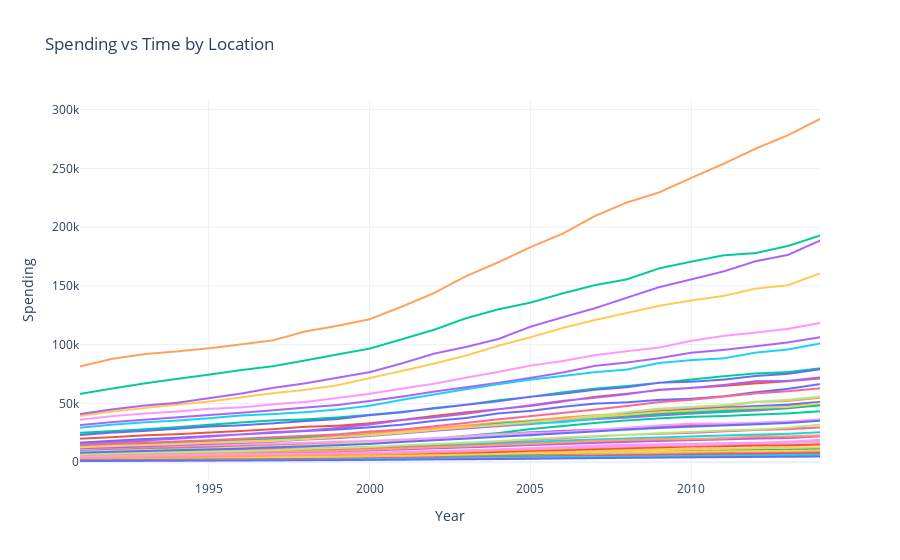

This figure's notebook cell:
### Code cell
states = df_melted[df_melted['Location'] != 'United States']


fig = px.line(states, x="Year", y="Spending", color="Location",
              title="Spending vs Time by Location",
              labels={"Year": "Year", "spending": "Spending", "Location": "Location"},
              template="plotly_white")

fig.update_layout(showlegend=False)

fig.show()

### Figure 1 — Plotly figure (JSON) as saved in the notebook; plotly's stock layout.template omitted (floating-point values rounded to 4 significant figures)
{"data": [{"hovertemplate": "Location=Alabama<br>Year=%{x}<br>Spending=%{y}<extra></extra>", "legendgroup": "Alabama", "line": {"color": "#636efa", "dash": "solid"}, "marker": {"symbol": "circle"}, "mode": "lines", "name": "Alabama", "showlegend": true, "type": "scattergl", "x": [1991, 1992, 1993, 1994, 1995, 1996, 1997, 1998, 1999, 2000, 2001, 2002, 2003, 2004, 2005, 2006, 2007, 2008, 2009, 2010, 2011, 2012, 2013, 2014], "xaxis": "x", "y": [10393, 11284, 12028, 12742, 13590, 14450, 15462, 15860, 16451, 17504, 18619, 20209, 22491, 23797, 25338, 26638, 27700, 28765, 30095, 30728, 31398, 32848, 33788, 35263], "yaxis": "y"}, {"hovertemplate": "Location=Alaska<br>Year=%{x}<br>Spending=%{y}<extra></extra>", "legendgroup": "Alaska", "line": {"color": "#EF553B", "dash": "solid"}, "marker": {"symbol": "circle"}, "mode": "lines", "name": "Alaska", "showlegend": true, "type": "scattergl", "x": [1991, 1992, 1993, 1994, 1995, 1996, 1997, 1998, 1999, 2000, 2001, 2002, 2003, 2004, 2005, 2006, 2007, 2008, 2009, 2010, 2011, 2012, 2013, 2014], "xaxis": "x", "y": [1458, 1558, 1661, 1728, 1879, 2076, 2240, 2386, 2569, 2867, 3276, 3642, 3955, 4256, 4765, 5048, 5426, 5807, 6112, 6519, 6928, 7406, 7684, 8151], "yaxis": "y"}, {"hovertemplate": "Location=Arizona<br>Year=%{x}<br>Spending=%{y}<extra></extra>", "legendgroup": "Arizona", "line": {"color": "#00cc96", "dash": "solid"}, "marker": {"symbol": "circle"}, "mode": "lines", "name": "Arizona", "showlegend": true, "type": "scattergl", "x": [1991, 1992, 1993, 1994, 1995, 1996, 1997, 1998, 1999, 2000, 2001, 2002, 2003, 2004, 2005, 2006, 2007, 2008, 2009, 2010, 2011, 2012, 2013, 2014], "xaxis": "x", "y": [9269, 9815, 10655, 11364, 12042, 12850, 13418, 14465, 15550, 16646, 18129, 20390, 22464, 24795, 28190, 30766, 33366, 35547, 37258, 38620, 39295, 40495, 41481, 43356], "yaxis": "y"}, {"hovertemplate": "Location=Arkansas<br>Year=%{x}<br>Spending=%{y}<extra></extra>", "legendgroup": "Arkansas", "line": {"color": "#ab63fa", "dash": "solid"}, "marker": {"symbol": "circle"}, "mode": "lines", "name": "Arkansas", "showlegend": true, "type": "scattergl", "x": [1991, 1992, 1993, 1994, 1995, 1996, 1997, 1998, 1999, 2000, 2001, 2002, 2003, 2004, 2005, 2006, 2007, 2008, 2009, 2010, 2011, 2012, 2013, 2014], "xaxis": "x", "y": [5632, 6022, 6397, 6810, 7343, 7817, 8393, 8814, 9407, 10009, 10846, 11797, 12578, 13470, 14611, 15431, 16426, 17246, 18071, 18735, 19356, 20076, 20500, 21980], "yaxis": "y"}, {"hovertemplate": "Location=California<br>Year=%{x}<br>Spending=%{y}<extra></extra>", "legendgroup": "California", "line": {"color": "#FFA15A", "dash": "solid"}, "marker": {"symbol": "circle"}, "mode": "lines", "name": "California", "showlegend": true, "type": "scattergl", "x": [1991, 1992, 1993, 1994, 1995, 1996, 1997, 1998, 1999, 2000, 2001, 2002, 2003, 2004, 2005, 2006, 2007, 2008, 2009, 2010, 2011, 2012, 2013, 2014], "xaxis": "x", "y": [81438, 87949, 91963, 94245, 96870, 100215, 103681, 111224, 116036, 121604, 132336, 143875, 158268, 170083, 182958, 194413, 209397, 221013, 229541, 241916, 253844, 266767, 278168, 291989], "yaxis": "y"}, {"hovertemplate": "Location=Colorado<br>Year=%{x}<br>Spending=%{y}<extra></extra>", "legendgroup": "Colorado", "line": {"color": "#19d3f3", "dash": "solid"}, "marker": {"symbol": "circle"}, "mode": "lines", "name": "Colorado", "showlegend": true, "type": "scattergl", "x": [1991, 1992, 1993, 1994, 1995, 1996, 1997, 1998, 1999, 2000, 2001, 2002, 2003, 2004, 2005, 2006, 2007, 2008, 2009, 2010, 2011, 2012, 2013, 2014], "xaxis": "x", "y": [8460, 9215, 9803, 10382, 11153, 11863, 12572, 13790, 14764, 16307, 17669, 19123, 20690, 22103, 22867, 24849, 26525, 27797, 29246, 30187, 31372, 32726, 34090, 36398], "yaxis": "y"}, {"hovertemplate": "Location=Connecticut<br>Year=%{x}<br>Spending=%{y}<extra></extra>", "legendgroup": "Connecticut", "line": {"color": "#FF6692", "dash": "solid"}, "marker": {"symbol": "circle"}, "mode": "lines", "name": "Connecticut", "showlegend": true, "type": "scattergl", "x": [1991, 1992, 1993, 1994, 1995, 1996, 1997, 1998, 1999, 2000, 2001, 2002, 2003, 2004, 2005, 2006, 2007, 2008, 2009, 2010, 2011, 2012, 2013, 2014], "xaxis": "x", "y": [10950, 11635, 12081, 12772, 13649, 14139, 14948, 15944, 16785, 17691, 19087, 20558, 21695, 23560, 24538, 25997, 27488, 29141, 31132, 31727, 32129, 33421, 34223, 35413], "yaxis": "y"}, {"hovertemplate": "Location=Delaware<br>Year=%{x}<br>Spending=%{y}<extra></extra>", "legendgroup": "Delaware", "line": {"color": "#B6E880", "dash": "solid"}, "marker": {"symbol": "circle"}, "mode": "lines", "name": "Delaware", "showlegend": true, "type": "scattergl", "x": [1991, 1992, 1993, 1994, 1995, 1996, 1997, 1998, 1999, 2000, 2001, 2002, 2003, 2004, 2005, 2006, 2007, 2008, 2009, 2010, 2011, 2012, 2013, 2014], "xaxis": "x", "y": [1938, 2111, 2285, 2489, 2655, 2772, 3026, 3207, 3539, 3760, 4051, 4462, 5042, 5498, 5899, 6285, 6735, 7191, 7495, 7938, 8365, 8650, 9038, 9587], "yaxis": "y"}, {"hovertemplate": "Location=District of Columbia<br>Year=%{x}<br>Spending=%{y}<extra></extra>", "legendgroup": "District of Columbia", "line": {"color": "#FF97FF", "dash": "solid"}, "marker": {"symbol": "circle"}, "mode": "lines", "name": "District of Columbia", "showlegend": true, "type": "scattergl", "x": [1991, 1992, 1993, 1994, 1995, 1996, 1997, 1998, 1999, 2000, 2001, 2002, 2003, 2004, 2005, 2006, 2007, 2008, 2009, 2010, 2011, 2012, 2013, 2014], "xaxis": "x", "y": [2800, 3098, 3240, 3255, 3285, 3362, 3374, 3461, 3578, 3611, 3828, 4118, 4355, 4766, 4971, 5138, 5492, 5779, 6182, 6582, 7000, 7130, 7443, 7871], "yaxis": "y"}, {"hovertemplate": "Location=Florida<br>Year=%{x}<br>Spending=%{y}<extra></extra>", "legendgroup": "Florida", "line": {"color": "#FECB52", "dash": "solid"}, "marker": {"symbol": "circle"}, "mode": "lines", "name": "Florida", "showlegend": true, "type": "scattergl", "x": [1991, 1992, 1993, 1994, 1995, 1996, 1997, 1998, 1999, 2000, 2001, 2002, 2003, 2004, 2005, 2006, 2007, 2008, 2009, 2010, 2011, 2012, 2013, 2014], "xaxis": "x", "y": [39430, 43041, 46123, 48886, 51568, 55090, 58706, 61558, 65516, 71581, 77621, 83895, 90733, 99100, 106293, 114162, 120960, 126977, 133067, 137609, 141462, 147685, 150547, 160624], "yaxis": "y"}, {"hovertemplate": "Location=Georgia<br>Year=%{x}<br>Spending=%{y}<extra></extra>", "legendgroup": "Georgia", "line": {"color": "#636efa", "dash": "solid"}, "marker": {"symbol": "circle"}, "mode": "lines", "name": "Georgia", "showlegend": true, "type": "scattergl", "x": [1991, 1992, 1993, 1994, 1995, 1996, 1997, 1998, 1999, 2000, 2001, 2002, 2003, 2004, 2005, 2006, 2007, 2008, 2009, 2010, 2011, 2012, 2013, 2014], "xaxis": "x", "y": [16612, 18207, 19722, 20784, 22276, 23622, 24976, 26480, 27814, 29664, 31886, 35179, 37579, 41499, 43655, 47131, 49827, 50930, 53035, 53950, 56053, 59575, 62399, 66447], "yaxis": "y"}, {"hovertemplate": "Location=Hawaii<br>Year=%{x}<br>Spending=%{y}<extra></extra>", "legendgroup": "Hawaii", "line": {"color": "#EF553B", "dash": "solid"}, "marker": {"symbol": "circle"}, "mode": "lines", "name": "Hawaii", "showlegend": true, "type": "scattergl", "x": [1991, 1992, 1993, 1994, 1995, 1996, 1997, 1998, 1999, 2000, 2001, 2002, 2003, 2004, 2005, 2006, 2007, 2008, 2009, 2010, 2011, 2012, 2013, 2014], "xaxis": "x", "y": [2959, 3163, 3439, 3710, 3972, 4246, 4263, 4446, 4570, 4712, 5031, 5463, 5943, 6391, 6967, 7275, 8023, 8503, 8810, 8860, 8993, 9469, 9781, 10338], "yaxis": "y"}, {"hovertemplate": "Location=Idaho<br>Year=%{x}<br>Spending=%{y}<extra></extra>", "legendgroup": "Idaho", "line": {"color": "#00cc96", "dash": "solid"}, "marker": {"symbol": "circle"}, "mode": "lines", "name": "Idaho", "showlegend": true, "type": "scattergl", "x": [1991, 1992, 1993, 1994, 1995, 1996, 1997, 1998, 1999, 2000, 2001, 2002, 2003, 2004, 2005, 2006, 2007, 2008, 2009, 2010, 2011, 2012, 2013, 2014], "xaxis": "x", "y": [2213, 2415, 2608, 2762, 3005, 3260, 3509, 3781, 4052, 4410, 4820, 5372, 5798, 6252, 6854, 7426, 7990, 8377, 8861, 9424, 9718, 10182, 10627, 11315], "yaxis": "y"}, {"hovertemplate": "Location=Illinois<br>Year=%{x}<br>Spending=%{y}<extra></extra>", "legendgroup": "Illinois", "line": {"color": "#ab63fa", "dash": "solid"}, "marker": {"symbol": "circle"}, "mode": "lines", "name": "Illinois", "showlegend": true, "type": "scattergl", "x": [1991, 1992, 1993, 1994, 1995, 1996, 1997, 1998, 1999, 2000, 2001, 2002, 2003, 2004, 2005, 2006, 2007, 2008, 2009, 2010, 2011, 2012, 2013, 2014], "xaxis": "x", "y": [31577, 34119, 36158, 38139, 40104, 42069, 44152, 46490, 48640, 52067, 55765, 60058, 63790, 67505, 71747, 76296, 81934, 84809, 88515, 93140, 95542, 98651, 101891, 106306], "yaxis": "y"}, {"hovertemplate": "Location=Indiana<br>Year=%{x}<br>Spending=%{y}<extra></extra>", "legendgroup": "Indiana", "line": {"color": "#FFA15A", "dash": "solid"}, "marker": {"symbol": "circle"}, "mode": "lines", "name": "Indiana", "showlegend": true, "type": "scattergl", "x": [1991, 1992, 1993, 1994, 1995, 1996, 1997, 1998, 1999, 2000, 2001, 2002, 2003, 2004, 2005, 2006, 2007, 2008, 2009, 2010, 2011, 2012, 2013, 2014], "xaxis": "x", "y": [14272, 15552, 16754, 17425, 18302, 18747, 20220, 21574, 22993, 24524, 26618, 28700, 31157, 33705, 35391, 37908, 40055, 41200, 43867, 45352, 47476, 51306, 52046, 54741], "yaxis": "y"}, {"hovertemplate": "Location=Iowa<br>Year=%{x}<br>Spending=%{y}<extra></extra>", "legendgroup": "Iowa", "line": {"color": "#19d3f3", "dash": "solid"}, "marker": {"symbol": "circle"}, "mode": "lines", "name": "Iowa", "showlegend": true, "type": "scattergl", "x": [1991, 1992, 1993, 1994, 1995, 1996, 1997, 1998, 1999, 2000, 2001, 2002, 2003, 2004, 2005, 2006, 2007, 2008, 2009, 2010, 2011, 2012, 2013, 2014], "xaxis": "x", "y": [7248, 7704, 8132, 8619, 9085, 9667, 10183, 11057, 11740, 12459, 13411, 14215, 15331, 16203, 17241, 18411, 19327, 20184, 21067, 21895, 22733, 23528, 24135, 25487], "yaxis": "y"}, {"hovertemplate": "Location=Kansas<br>Year=%{x}<br>Spending=%{y}<extra></extra>", "legendgroup": "Kansas", "line": {"color": "#FF6692", "dash": "solid"}, "marker": {"symbol": "circle"}, "mode": "lines", "name": "Kansas", "showlegend": true, "type": "scattergl", "x": [1991, 1992, 1993, 1994, 1995, 1996, 1997, 1998, 1999, 2000, 2001, 2002, 2003, 2004, 2005, 2006, 2007, 2008, 2009, 2010, 2011, 2012, 2013, 2014], "xaxis": "x", "y": [6529, 7001, 7344, 7829, 8367, 8867, 9428, 10071, 10723, 11441, 12312, 13167, 14021, 15008, 15885, 16689, 17684, 18502, 19161, 19605, 20522, 21573, 21490, 22183], "yaxis": "y"}, {"hovertemplate": "Location=Kentucky<br>Year=%{x}<br>Spending=%{y}<extra></extra>", "legendgroup": "Kentucky", "line": {"color": "#B6E880", "dash": "solid"}, "marker": {"symbol": "circle"}, "mode": "lines", "name": "Kentucky", "showlegend": true, "type": "scattergl", "x": [1991, 1992, 1993, 1994, 1995, 1996, 1997, 1998, 1999, 2000, 2001, 2002, 2003, 2004, 2005, 2006, 2007, 2008, 2009, 2010, 2011, 2012, 2013, 2014], "xaxis": "x", "y": [8877, 9697, 10280, 10768, 11618, 12473, 13533, 14337, 15409, 16891, 18198, 19746, 20941, 22410, 23709, 25217, 26396, 27282, 28917, 29995, 31206, 31960, 33194, 35323], "yaxis": "y"}, {"hovertemplate": "Location=Louisiana<br>Year=%{x}<br>Spending=%{y}<extra></extra>", "legendgroup": "Louisiana", "line": {"color": "#FF97FF", "dash": "solid"}, "marker": {"symbol": "circle"}, "mode": "lines", "name": "Louisiana", "showlegend": true, "type": "scattergl", "x": [1991, 1992, 1993, 1994, 1995, 1996, 1997, 1998, 1999, 2000, 2001, 2002, 2003, 2004, 2005, 2006, 2007, 2008, 2009, 2010, 2011, 2012, 2013, 2014], "xaxis": "x", "y": [11259, 12286, 13170, 13926, 14578, 15125, 15920, 16532, 17437, 18101, 19207, 20513, 22229, 23953, 24866, 25573, 27532, 29353, 31253, 32848, 32765, 33618, 34639, 36324], "yaxis": "y"}, {"hovertemplate": "Location=Maine<br>Year=%{x}<br>Spending=%{y}<extra></extra>", "legendgroup": "Maine", "line": {"color": "#FECB52", "dash": "solid"}, "marker": {"symbol": "circle"}, "mode": "lines", "name": "Maine", "showlegend": true, "type": "scattergl", "x": [1991, 1992, 1993, 1994, 1995, 1996, 1997, 1998, 1999, 2000, 2001, 2002, 2003, 2004, 2005, 2006, 2007, 2008, 2009, 2010, 2011, 2012, 2013, 2014], "xaxis": "x", "y": [3152, 3326, 3567, 3719, 4052, 4395, 4752, 5151, 5604, 6021, 6595, 7231, 7952, 8644, 9233, 9760, 10243, 10725, 11114, 11338, 11720, 11961, 12139, 12684], "yaxis": "y"}, {"hovertemplate": "Location=Maryland<br>Year=%{x}<br>Spending=%{y}<extra></extra>", "legendgroup": "Maryland", "line": {"color": "#636efa", "dash": "solid"}, "marker": {"symbol": "circle"}, "mode": "lines", "name": "Maryland", "showlegend": true, "type": "scattergl", "x": [1991, 1992, 1993, 1994, 1995, 1996, 1997, 1998, 1999, 2000, 2001, 2002, 2003, 2004, 2005, 2006, 2007, 2008, 2009, 2010, 2011, 2012, 2013, 2014], "xaxis": "x", "y": [13560, 14531, 15528, 16540, 17273, 18231, 19093, 19538, 20986, 22511, 24744, 27120, 29572, 31821, 33911, 36747, 39047, 40931, 43019, 44847, 46381, 47792, 48929, 51330], "yaxis": "y"}, {"hovertemplate": "Location=Massachusetts<br>Year=%{x}<br>Spending=%{y}<extra></extra>", "legendgroup": "Massachusetts", "line": {"color": "#EF553B", "dash": "solid"}, "marker": {"symbol": "circle"}, "mode": "lines", "name": "Massachusetts", "showlegend": true, "type": "scattergl", "x": [1991, 1992, 1993, 1994, 1995, 1996, 1997, 1998, 1999, 2000, 2001, 2002, 2003, 2004, 2005, 2006, 2007, 2008, 2009, 2010, 2011, 2012, 2013, 2014], "xaxis": "x", "y": [20015, 21268, 22863, 23792, 25226, 26553, 28098, 30165, 31012, 33080, 36008, 39320, 42429, 45069, 47920, 51637, 55554, 58260, 61376, 63153, 64915, 67055, 68899, 71274], "yaxis": "y"}, {"hovertemplate": "Location=Michigan<br>Year=%{x}<br>Spending=%{y}<extra></extra>", "legendgroup": "Michigan", "line": {"color": "#00cc96", "dash": "solid"}, "marker": {"symbol": "circle"}, "mode": "lines", "name": "Michigan", "showlegend": true, "type": "scattergl", "x": [1991, 1992, 1993, 1994, 1995, 1996, 1997, 1998, 1999, 2000, 2001, 2002, 2003, 2004, 2005, 2006, 2007, 2008, 2009, 2010, 2011, 2012, 2013, 2014], "xaxis": "x", "y": [25038, 26437, 28022, 29729, 31842, 33797, 35562, 36417, 38058, 40287, 42827, 45585, 48870, 52684, 55564, 59457, 62551, 64824, 67489, 70336, 73143, 75507, 76672, 79874], "yaxis": "y"}, {"hovertemplate": "Location=Minnesota<br>Year=%{x}<br>Spending=%{y}<extra></extra>", "legendgroup": "Minnesota", "line": {"color": "#ab63fa", "dash": "solid"}, "marker": {"symbol": "circle"}, "mode": "lines", "name": "Minnesota", "showlegend": true, "type": "scattergl", "x": [1991, 1992, 1993, 1994, 1995, 1996, 1997, 1998, 1999, 2000, 2001, 2002, 2003, 2004, 2005, 2006, 2007, 2008, 2009, 2010, 2011, 2012, 2013, 2014], "xaxis": "x", "y": [11981, 12598, 13458, 14555, 15634, 16559, 17639, 19292, 20475, 22320, 24408, 26695, 28765, 30654, 32417, 34407, 36648, 37934, 39720, 41333, 42618, 43997, 45865, 48377], "yaxis": "y"}, {"hovertemplate": "Location=Mississippi<br>Year=%{x}<br>Spending=%{y}<extra></extra>", "legendgroup": "Mississippi", "line": {"color": "#FFA15A", "dash": "solid"}, "marker": {"symbol": "circle"}, "mode": "lines", "name": "Mississippi", "showlegend": true, "type": "scattergl", "x": [1991, 1992, 1993, 1994, 1995, 1996, 1997, 1998, 1999, 2000, 2001, 2002, 2003, 2004, 2005, 2006, 2007, 2008, 2009, 2010, 2011, 2012, 2013, 2014], "xaxis": "x", "y": [5650, 6060, 6570, 7077, 7761, 8339, 8947, 9334, 9714, 10618, 11660, 12621, 13505, 14708, 15653, 16826, 18083, 18931, 19572, 19729, 20351, 21995, 22017, 22879], "yaxis": "y"}, {"hovertemplate": "Location=Missouri<br>Year=%{x}<br>Spending=%{y}<extra></extra>", "legendgroup": "Missouri", "line": {"color": "#19d3f3", "dash": "solid"}, "marker": {"symbol": "circle"}, "mode": "lines", "name": "Missouri", "showlegend": true, "type": "scattergl", "x": [1991, 1992, 1993, 1994, 1995, 1996, 1997, 1998, 1999, 2000, 2001, 2002, 2003, 2004, 2005, 2006, 2007, 2008, 2009, 2010, 2011, 2012, 2013, 2014], "xaxis": "x", "y": [13012, 14242, 15186, 16307, 17099, 18154, 19263, 20574, 21727, 23420, 25201, 27551, 29647, 31341, 32853, 33959, 37229, 39643, 41141, 42659, 44726, 46743, 47499, 49137], "yaxis": "y"}, {"hovertemplate": "Location=Montana<br>Year=%{x}<br>Spending=%{y}<extra></extra>", "legendgroup": "Montana", "line": {"color": "#FF6692", "dash": "solid"}, "marker": {"symbol": "circle"}, "mode": "lines", "name": "Montana", "showlegend": true, "type": "scattergl", "x": [1991, 1992, 1993, 1994, 1995, 1996, 1997, 1998, 1999, 2000, 2001, 2002, 2003, 2004, 2005, 2006, 2007, 2008, 2009, 2010, 2011, 2012, 2013, 2014], "xaxis": "x", "y": [1907, 2071, 2187, 2286, 2498, 2577, 2809, 2989, 3224, 3487, 3816, 4069, 4409, 4706, 5107, 5472, 5868, 6223, 6594, 6968, 7285, 7685, 8108, 8409], "yaxis": "y"}, {"hovertemplate": "Location=Nebraska<br>Year=%{x}<br>Spending=%{y}<extra></extra>", "legendgroup": "Nebraska", "line": {"color": "#B6E880", "dash": "solid"}, "marker": {"symbol": "circle"}, "mode": "lines", "name": "Nebraska", "showlegend": true, "type": "scattergl", "x": [1991, 1992, 1993, 1994, 1995, 1996, 1997, 1998, 1999, 2000, 2001, 2002, 2003, 2004, 2005, 2006, 2007, 2008, 2009, 2010, 2011, 2012, 2013, 2014], "xaxis": "x", "y": [3790, 4113, 4352, 4630, 4901, 5325, 5621, 6026, 6461, 7101, 7846, 8422, 9080, 9789, 10491, 11300, 11883, 12540, 13038, 13769, 14213, 14808, 15197, 15823], "yaxis": "y"}, {"hovertemplate": "Location=Nevada<br>Year=%{x}<br>Spending=%{y}<extra></extra>", "legendgroup": "Nevada", "line": {"color": "#FF97FF", "dash": "solid"}, "marker": {"symbol": "circle"}, "mode": "lines", "name": "Nevada", "showlegend": true, "type": "scattergl", "x": [1991, 1992, 1993, 1994, 1995, 1996, 1997, 1998, 1999, 2000, 2001, 2002, 2003, 2004, 2005, 2006, 2007, 2008, 2009, 2010, 2011, 2012, 2013, 2014], "xaxis": "x", "y": [3086, 3464, 3696, 4102, 4404, 4769, 5211, 5694, 6249, 6961, 7800, 8899, 9891, 11029, 11995, 12991, 14123, 14907, 15302, 15652, 16198, 16588, 17485, 19020], "yaxis": "y"}, {"hovertemplate": "Location=New Hampshire<br>Year=%{x}<br>Spending=%{y}<extra></extra>", "legendgroup": "New Hampshire", "line": {"color": "#FECB52", "dash": "solid"}, "marker": {"symbol": "circle"}, "mode": "lines", "name": "New Hampshire", "showlegend": true, "type": "scattergl", "x": [1991, 1992, 1993, 1994, 1995, 1996, 1997, 1998, 1999, 2000, 2001, 2002, 2003, 2004, 2005, 2006, 2007, 2008, 2009, 2010, 2011, 2012, 2013, 2014], "xaxis": "x", "y": [2727, 2997, 3131, 3299, 3642, 3963, 4195, 4545, 4907, 5264, 5678, 6114, 6690, 7395, 8143, 8809, 9442, 9967, 10705, 11149, 11558, 11954, 12392, 12742], "yaxis": "y"}, {"hovertemplate": "Location=New Jersey<br>Year=%{x}<br>Spending=%{y}<extra></extra>", "legendgroup": "New Jersey", "line": {"color": "#636efa", "dash": "solid"}, "marker": {"symbol": "circle"}, "mode": "lines", "name": "New Jersey", "showlegend": true, "type": "scattergl", "x": [1991, 1992, 1993, 1994, 1995, 1996, 1997, 1998, 1999, 2000, 2001, 2002, 2003, 2004, 2005, 2006, 2007, 2008, 2009, 2010, 2011, 2012, 2013, 2014], "xaxis": "x", "y": [23100, 25192, 26597, 28432, 30305, 31420, 33093, 35003, 36634, 39968, 42382, 46075, 48847, 51857, 55670, 58264, 61598, 63759, 67653, 68477, 70263, 73373, 75148, 79066], "yaxis": "y"}, {"hovertemplate": "Location=New Mexico<br>Year=%{x}<br>Spending=%{y}<extra></extra>", "legendgroup": "New Mexico", "line": {"color": "#EF553B", "dash": "solid"}, "marker": {"symbol": "circle"}, "mode": "lines", "name": "New Mexico", "showlegend": true, "type": "scattergl", "x": [1991, 1992, 1993, 1994, 1995, 1996, 1997, 1998, 1999, 2000, 2001, 2002, 2003, 2004, 2005, 2006, 2007, 2008, 2009, 2010, 2011, 2012, 2013, 2014], "xaxis": "x", "y": [3483, 3823, 4070, 4322, 4713, 5090, 5436, 5689, 6003, 6300, 6809, 7406, 7920, 8764, 9702, 10316, 11089, 11896, 12657, 13294, 13644, 14109, 14304, 15027], "yaxis": "y"}, {"hovertemplate": "Location=New York<br>Year=%{x}<br>Spending=%{y}<extra></extra>", "legendgroup": "New York", "line": {"color": "#00cc96", "dash": "solid"}, "marker": {"symbol": "circle"}, "mode": "lines", "name": "New York", "showlegend": true, "type": "scattergl", "x": [1991, 1992, 1993, 1994, 1995, 1996, 1997, 1998, 1999, 2000, 2001, 2002, 2003, 2004, 2005, 2006, 2007, 2008, 2009, 2010, 2011, 2012, 2013, 2014], "xaxis": "x", "y": [58080, 62675, 67025, 70819, 74482, 78348, 81674, 86599, 91675, 96634, 104574, 112615, 122495, 130033, 135771, 143635, 150601, 155573, 164928, 170644, 175996, 177908, 183969, 192809], "yaxis": "y"}, {"hovertemplate": "Location=North Carolina<br>Year=%{x}<br>Spending=%{y}<extra></extra>", "legendgroup": "North Carolina", "line": {"color": "#ab63fa", "dash": "solid"}, "marker": {"symbol": "circle"}, "mode": "lines", "name": "North Carolina", "showlegend": true, "type": "scattergl", "x": [1991, 1992, 1993, 1994, 1995, 1996, 1997, 1998, 1999, 2000, 2001, 2002, 2003, 2004, 2005, 2006, 2007, 2008, 2009, 2010, 2011, 2012, 2013, 2014], "xaxis": "x", "y": [15352, 16855, 18457, 20015, 21733, 23678, 25569, 26873, 29178, 31979, 35823, 38117, 41272, 45033, 48395, 52192, 54832, 57844, 61730, 63235, 65703, 68932, 69157, 72160], "yaxis": "y"}, {"hovertemplate": "Location=North Dakota<br>Year=%{x}<br>Spending=%{y}<extra></extra>", "legendgroup": "North Dakota", "line": {"color": "#FFA15A", "dash": "solid"}, "marker": {"symbol": "circle"}, "mode": "lines", "name": "North Dakota", "showlegend": true, "type": "scattergl", "x": [1991, 1992, 1993, 1994, 1995, 1996, 1997, 1998, 1999, 2000, 2001, 2002, 2003, 2004, 2005, 2006, 2007, 2008, 2009, 2010, 2011, 2012, 2013, 2014], "xaxis": "x", "y": [1709, 1845, 1941, 2076, 2261, 2365, 2449, 2605, 2683, 2837, 3091, 3398, 3529, 3791, 4009, 4269, 4576, 4892, 5266, 5615, 6003, 6303, 6795, 7289], "yaxis": "y"}, {"hovertemplate": "Location=Ohio<br>Year=%{x}<br>Spending=%{y}<extra></extra>", "legendgroup": "Ohio", "line": {"color": "#19d3f3", "dash": "solid"}, "marker": {"symbol": "circle"}, "mode": "lines", "name": "Ohio", "showlegend": true, "type": "scattergl", "x": [1991, 1992, 1993, 1994, 1995, 1996, 1997, 1998, 1999, 2000, 2001, 2002, 2003, 2004, 2005, 2006, 2007, 2008, 2009, 2010, 2011, 2012, 2013, 2014], "xaxis": "x", "y": [29348, 31928, 33903, 35399, 37365, 39749, 40948, 42515, 44823, 48017, 53074, 57585, 62078, 66341, 70218, 73333, 76591, 78831, 84413, 86841, 88339, 93242, 95866, 101013], "yaxis": "y"}, {"hovertemplate": "Location=Oklahoma<br>Year=%{x}<br>Spending=%{y}<extra></extra>", "legendgroup": "Oklahoma", "line": {"color": "#FF6692", "dash": "solid"}, "marker": {"symbol": "circle"}, "mode": "lines", "name": "Oklahoma", "showlegend": true, "type": "scattergl", "x": [1991, 1992, 1993, 1994, 1995, 1996, 1997, 1998, 1999, 2000, 2001, 2002, 2003, 2004, 2005, 2006, 2007, 2008, 2009, 2010, 2011, 2012, 2013, 2014], "xaxis": "x", "y": [7512, 8178, 8559, 9187, 9910, 10590, 11013, 11582, 12266, 13006, 14236, 15214, 16653, 17525, 19040, 20416, 21924, 23357, 24179, 24993, 26205, 27386, 28097, 29575], "yaxis": "y"}, {"hovertemplate": "Location=Oregon<br>Year=%{x}<br>Spending=%{y}<extra></extra>", "legendgroup": "Oregon", "line": {"color": "#B6E880", "dash": "solid"}, "marker": {"symbol": "circle"}, "mode": "lines", "name": "Oregon", "showlegend": true, "type": "scattergl", "x": [1991, 1992, 1993, 1994, 1995, 1996, 1997, 1998, 1999, 2000, 2001, 2002, 2003, 2004, 2005, 2006, 2007, 2008, 2009, 2010, 2011, 2012, 2013, 2014], "xaxis": "x", "y": [6760, 7458, 7960, 8381, 9022, 9530, 10217, 11369, 12100, 12868, 14408, 15455, 16590, 17967, 19495, 21077, 22264, 23390, 24697, 25824, 26964, 27757, 29314, 31920], "yaxis": "y"}, {"hovertemplate": "Location=Pennsylvania<br>Year=%{x}<br>Spending=%{y}<extra></extra>", "legendgroup": "Pennsylvania", "line": {"color": "#FF97FF", "dash": "solid"}, "marker": {"symbol": "circle"}, "mode": "lines", "name": "Pennsylvania", "showlegend": true, "type": "scattergl", "x": [1991, 1992, 1993, 1994, 1995, 1996, 1997, 1998, 1999, 2000, 2001, 2002, 2003, 2004, 2005, 2006, 2007, 2008, 2009, 2010, 2011, 2012, 2013, 2014], "xaxis": "x", "y": [36171, 39165, 41395, 43035, 45388, 46598, 49227, 51278, 54667, 58166, 62608, 66745, 71938, 76830, 82123, 86069, 91040, 94455, 97553, 103235, 107458, 110252, 113459, 118419], "yaxis": "y"}, {"hovertemplate": "Location=Rhode Island<br>Year=%{x}<br>Spending=%{y}<extra></extra>", "legendgroup": "Rhode Island", "line": {"color": "#FECB52", "dash": "solid"}, "marker": {"symbol": "circle"}, "mode": "lines", "name": "Rhode Island", "showlegend": true, "type": "scattergl", "x": [1991, 1992, 1993, 1994, 1995, 1996, 1997, 1998, 1999, 2000, 2001, 2002, 2003, 2004, 2005, 2006, 2007, 2008, 2009, 2010, 2011, 2012, 2013, 2014], "xaxis": "x", "y": [2967, 3205, 3396, 3444, 3812, 3950, 4186, 4460, 4696, 5052, 5485, 5977, 6456, 6982, 7497, 7815, 8196, 8523, 8843, 9026, 9243, 9435, 9646, 10071], "yaxis": "y"}, {"hovertemplate": "Location=South Carolina<br>Year=%{x}<br>Spending=%{y}<extra></extra>", "legendgroup": "South Carolina", "line": {"color": "#636efa", "dash": "solid"}, "marker": {"symbol": "circle"}, "mode": "lines", "name": "South Carolina", "showlegend": true, "type": "scattergl", "x": [1991, 1992, 1993, 1994, 1995, 1996, 1997, 1998, 1999, 2000, 2001, 2002, 2003, 2004, 2005, 2006, 2007, 2008, 2009, 2010, 2011, 2012, 2013, 2014], "xaxis": "x", "y": [8075, 8830, 9536, 10213, 10866, 11487, 12677, 13422, 14444, 15542, 17226, 18686, 20063, 21635, 23070, 24640, 26169, 27894, 29204, 30382, 31339, 32351, 33468, 35299], "yaxis": "y"}, {"hovertemplate": "Location=South Dakota<br>Year=%{x}<br>Spending=%{y}<extra></extra>", "legendgroup": "South Dakota", "line": {"color": "#EF553B", "dash": "solid"}, "marker": {"symbol": "circle"}, "mode": "lines", "name": "South Dakota", "showlegend": true, "type": "scattergl", "x": [1991, 1992, 1993, 1994, 1995, 1996, 1997, 1998, 1999, 2000, 2001, 2002, 2003, 2004, 2005, 2006, 2007, 2008, 2009, 2010, 2011, 2012, 2013, 2014], "xaxis": "x", "y": [1707, 1825, 1924, 2089, 2269, 2435, 2595, 2728, 2967, 3145, 3319, 3674, 3956, 4180, 4564, 4900, 5208, 5556, 5919, 6289, 6649, 6955, 7221, 7616], "yaxis": "y"}, {"hovertemplate": "Location=Tennessee<br>Year=%{x}<br>Spending=%{y}<extra></extra>", "legendgroup": "Tennessee", "line": {"color": "#00cc96", "dash": "solid"}, "marker": {"symbol": "circle"}, "mode": "lines", "name": "Tennessee", "showlegend": true, "type": "scattergl", "x": [1991, 1992, 1993, 1994, 1995, 1996, 1997, 1998, 1999, 2000, 2001, 2002, 2003, 2004, 2005, 2006, 2007, 2008, 2009, 2010, 2011, 2012, 2013, 2014], "xaxis": "x", "y": [12692, 13979, 15165, 16005, 17405, 18603, 19817, 20700, 21703, 23410, 25844, 27251, 29781, 32645, 34589, 36229, 38407, 39387, 40982, 42117, 43134, 45222, 46149, 48249], "yaxis": "y"}, {"hovertemplate": "Location=Texas<br>Year=%{x}<br>Spending=%{y}<extra></extra>", "legendgroup": "Texas", "line": {"color": "#ab63fa", "dash": "solid"}, "marker": {"symbol": "circle"}, "mode": "lines", "name": "Texas", "showlegend": true, "type": "scattergl", "x": [1991, 1992, 1993, 1994, 1995, 1996, 1997, 1998, 1999, 2000, 2001, 2002, 2003, 2004, 2005, 2006, 2007, 2008, 2009, 2010, 2011, 2012, 2013, 2014], "xaxis": "x", "y": [40967, 44949, 48177, 50473, 54434, 58352, 63245, 67106, 71862, 76576, 84023, 92317, 98066, 104784, 115264, 123253, 130965, 139968, 148903, 155553, 162296, 170992, 176341, 188559], "yaxis": "y"}, {"hovertemplate": "Location=Utah<br>Year=%{x}<br>Spending=%{y}<extra></extra>", "legendgroup": "Utah", "line": {"color": "#FFA15A", "dash": "solid"}, "marker": {"symbol": "circle"}, "mode": "lines", "name": "Utah", "showlegend": true, "type": "scattergl", "x": [1991, 1992, 1993, 1994, 1995, 1996, 1997, 1998, 1999, 2000, 2001, 2002, 2003, 2004, 2005, 2006, 2007, 2008, 2009, 2010, 2011, 2012, 2013, 2014], "xaxis": "x", "y": [3522, 3795, 4143, 4359, 4700, 5153, 5700, 5989, 6159, 6804, 7519, 8392, 9109, 9951, 10812, 11570, 12466, 13287, 13893, 14350, 15042, 15830, 16425, 17597], "yaxis": "y"}, {"hovertemplate": "Location=Vermont<br>Year=%{x}<br>Spending=%{y}<extra></extra>", "legendgroup": "Vermont", "line": {"color": "#19d3f3", "dash": "solid"}, "marker": {"symbol": "circle"}, "mode": "lines", "name": "Vermont", "showlegend": true, "type": "scattergl", "x": [1991, 1992, 1993, 1994, 1995, 1996, 1997, 1998, 1999, 2000, 2001, 2002, 2003, 2004, 2005, 2006, 2007, 2008, 2009, 2010, 2011, 2012, 2013, 2014], "xaxis": "x", "y": [1330, 1421, 1522, 1625, 1793, 1894, 2026, 2172, 2388, 2647, 2891, 3181, 3546, 3803, 4080, 4319, 4548, 4758, 5068, 5314, 5562, 5827, 6221, 6389], "yaxis": "y"}, {"hovertemplate": "Location=Virginia<br>Year=%{x}<br>Spending=%{y}<extra></extra>", "legendgroup": "Virginia", "line": {"color": "#FF6692", "dash": "solid"}, "marker": {"symbol": "circle"}, "mode": "lines", "name": "Virginia", "showlegend": true, "type": "scattergl", "x": [1991, 1992, 1993, 1994, 1995, 1996, 1997, 1998, 1999, 2000, 2001, 2002, 2003, 2004, 2005, 2006, 2007, 2008, 2009, 2010, 2011, 2012, 2013, 2014], "xaxis": "x", "y": [14829, 15599, 16634, 17637, 18648, 19958, 21258, 22391, 23707, 26088, 27761, 30500, 33439, 36469, 39148, 41911, 44769, 47819, 51141, 53048, 55772, 58535, 60364, 62847], "yaxis": "y"}, {"hovertemplate": "Location=Washington<br>Year=%{x}<br>Spending=%{y}<extra></extra>", "legendgroup": "Washington", "line": {"color": "#B6E880", "dash": "solid"}, "marker": {"symbol": "circle"}, "mode": "lines", "name": "Washington", "showlegend": true, "type": "scattergl", "x": [1991, 1992, 1993, 1994, 1995, 1996, 1997, 1998, 1999, 2000, 2001, 2002, 2003, 2004, 2005, 2006, 2007, 2008, 2009, 2010, 2011, 2012, 2013, 2014], "xaxis": "x", "y": [12674, 13859, 14523, 15303, 16515, 17158, 17978, 19746, 21504, 22874, 24968, 27404, 29710, 31678, 34101, 36500, 39595, 42569, 45589, 47077, 48567, 51443, 53022, 55819], "yaxis": "y"}, {"hovertemplate": "Location=West Virginia<br>Year=%{x}<br>Spending=%{y}<extra></extra>", "legendgroup": "West Virginia", "line": {"color": "#FF97FF", "dash": "solid"}, "marker": {"symbol": "circle"}, "mode": "lines", "name": "West Virginia", "showlegend": true, "type": "scattergl", "x": [1991, 1992, 1993, 1994, 1995, 1996, 1997, 1998, 1999, 2000, 2001, 2002, 2003, 2004, 2005, 2006, 2007, 2008, 2009, 2010, 2011, 2012, 2013, 2014], "xaxis": "x", "y": [4672, 5159, 5550, 5891, 6304, 6632, 7031, 7343, 7671, 8079, 8803, 9494, 10227, 10960, 11643, 12258, 12996, 13482, 14360, 14760, 15336, 16270, 16622, 17491], "yaxis": "y"}, {"hovertemplate": "Location=Wisconsin<br>Year=%{x}<br>Spending=%{y}<extra></extra>", "legendgroup": "Wisconsin", "line": {"color": "#FECB52", "dash": "solid"}, "marker": {"symbol": "circle"}, "mode": "lines", "name": "Wisconsin", "showlegend": true, "type": "scattergl", "x": [1991, 1992, 1993, 1994, 1995, 1996, 1997, 1998, 1999, 2000, 2001, 2002, 2003, 2004, 2005, 2006, 2007, 2008, 2009, 2010, 2011, 2012, 2013, 2014], "xaxis": "x", "y": [12694, 13669, 14636, 15532, 16601, 17702, 18628, 19640, 21373, 23165, 25692, 27691, 29639, 31881, 34078, 36475, 38529, 40442, 42586, 43867, 45511, 46158, 47030, 50109], "yaxis": "y"}, {"hovertemplate": "Location=Wyoming<br>Year=%{x}<br>Spending=%{y}<extra></extra>", "legendgroup": "Wyoming", "line": {"color": "#636efa", "dash": "solid"}, "marker": {"symbol": "circle"}, "mode": "lines", "name": "Wyoming", "showlegend": true, "type": "scattergl", "x": [1991, 1992, 1993, 1994, 1995, 1996, 1997, 1998, 1999, 2000, 2001, 2002, 2003, 2004, 2005, 2006, 2007, 2008, 2009, 2010, 2011, 2012, 2013, 2014], "xaxis": "x", "y": [1023, 1067, 1171, 1265, 1378, 1476, 1568, 1690, 1783, 1958, 2112, 2346, 2512, 2692, 2922, 3212, 3501, 3719, 3903, 4121, 4289, 4518, 4639, 4856], "yaxis": "y"}], "layout": {"legend": {"title": {"text": "Location"}, "tracegroupgap": 0}, "showlegend": false, "title": {"text": "Spending vs Time by Location"}, "xaxis": {"anchor": "y", "domain": [0, 1], "title": {"text": "Year"}}, "yaxis": {"anchor": "x", "domain": [0, 1], "title": {"text": "Spending"}}}}
